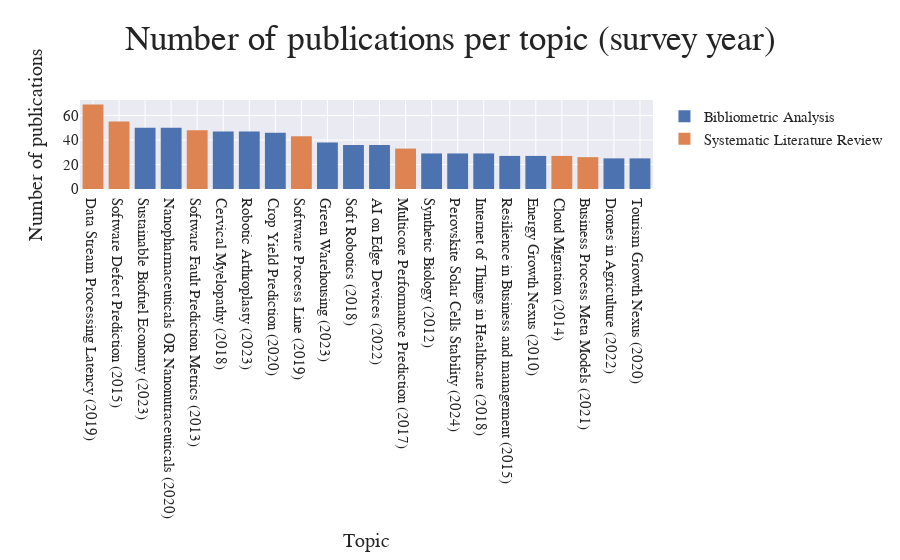

Notebook source saved alongside this figure:
### Code cell
# histogram for number of publications per survey

fig = px.histogram(core_pubs, x="Topic", title="Number of publications per topic (survey year)",
                    labels={"Topic": "Topic (survey year)"}, color="Type")
fig.update_layout(xaxis_categoryorder="total descending", **PLOT_CONFIGS)
fig.update_xaxes(title_text="Topic")
fig.update_yaxes(title_text="Number of publications")
fig.show()

### Figure 1 — Plotly figure (JSON) as saved in the notebook; plotly's stock layout.template omitted (floating-point values rounded to 4 significant figures; data arrays with more than 128 entries replaced by an {"elided": "..."} marker saying what was removed)
{"data": [{"alignmentgroup": "True", "bingroup": "x", "hovertemplate": "Type=Bibliometric Analysis<br>Topic (survey year)=%{x}<br>count=%{y}<extra></extra>", "legendgroup": "Bibliometric Analysis", "marker": {"color": "rgb(76,114,176)", "pattern": {"shape": ""}}, "name": "Bibliometric Analysis", "offsetgroup": "Bibliometric Analysis", "orientation": "v", "showlegend": true, "type": "histogram", "x": {"elided": "541 str values"}, "xaxis": "x", "yaxis": "y"}, {"alignmentgroup": "True", "bingroup": "x", "hovertemplate": "Type=Systematic Literature Review<br>Topic (survey year)=%{x}<br>count=%{y}<extra></extra>", "legendgroup": "Systematic Literature Review", "marker": {"color": "rgb(221,132,82)", "pattern": {"shape": ""}}, "name": "Systematic Literature Review", "offsetgroup": "Systematic Literature Review", "orientation": "v", "showlegend": true, "type": "histogram", "x": {"elided": "301 str values"}, "xaxis": "x", "yaxis": "y"}], "layout": {"barmode": "relative", "font": {"family": "Modern Computer"}, "legend": {"font": {"size": 15}, "title": {"text": ""}, "tracegroupgap": 0}, "showlegend": true, "title": {"font": {"family": "Modern Computer", "size": 35}, "text": "Number of publications per topic (survey year)", "x": 0.5}, "xaxis": {"anchor": "y", "categoryorder": "total descending", "domain": [0, 1], "tickfont": {"size": 15}, "title": {"font": {"size": 20}, "text": "Topic"}}, "yaxis": {"anchor": "x", "domain": [0, 1], "tickfont": {"size": 15}, "title": {"font": {"size": 20}, "text": "Number of publications"}}}}
